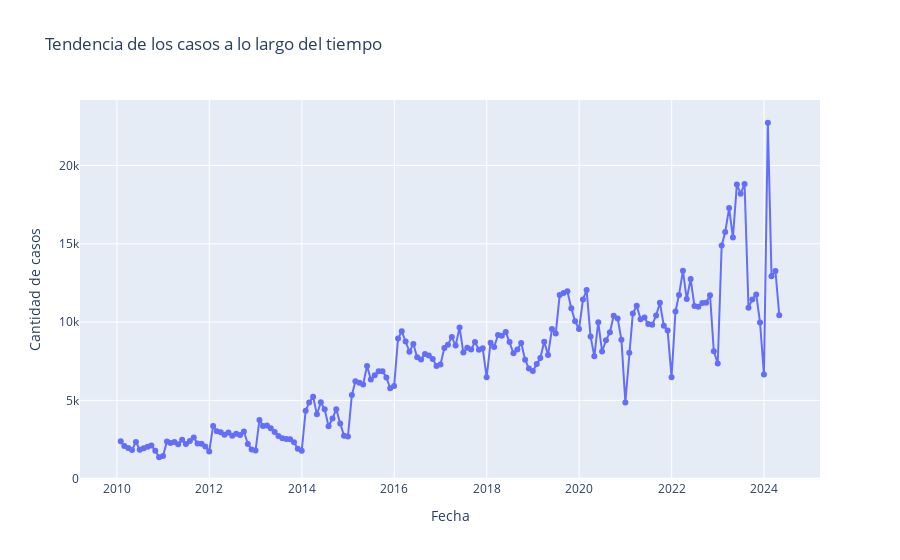

The cell this chart's notebook holds for it:
### Code cell
import pandas as pd
import plotly.express as px

df['FECHA HECHO'] = pd.to_datetime(df['FECHA HECHO'], dayfirst=True, errors='coerce')
df.dtypes

# Asegurarte de que la columna 'FECHA HECHO' esté en formato datetime
df['FECHA HECHO'] = pd.to_datetime(df['FECHA HECHO'])

# Agrupar los datos por mes y año y sumar la cantidad de casos
df_tendencia = df.resample('ME', on='FECHA HECHO')['CANTIDAD'].sum().reset_index()

# Crear un gráfico interactivo con plotly
fig = px.line(
    df_tendencia,
    x='FECHA HECHO',
    y='CANTIDAD',
    title='Tendencia de los casos a lo largo del tiempo',
    labels={'CANTIDAD': 'Cantidad de casos', 'FECHA HECHO': 'Fecha'}
)

fig.update_traces(mode='lines+markers')
fig.show()
fig.write_html('graphics/overtime.html') #usado para crear el grafico

### Figure 1 — Plotly figure (JSON) as saved in the notebook; plotly's stock layout.template omitted (floating-point values rounded to 4 significant figures; data arrays with more than 128 entries replaced by an {"elided": "..."} marker saying what was removed)
{"data": [{"hovertemplate": "Fecha=%{x}<br>Cantidad de casos=%{y}<extra></extra>", "legendgroup": "", "line": {"color": "#636efa", "dash": "solid"}, "marker": {"symbol": "circle"}, "mode": "lines+markers", "name": "", "orientation": "v", "showlegend": false, "type": "scatter", "x": {"elided": "172 str values"}, "xaxis": "x", "y": {"elided": "172 int values"}, "yaxis": "y"}], "layout": {"legend": {"tracegroupgap": 0}, "title": {"text": "Tendencia de los casos a lo largo del tiempo"}, "xaxis": {"anchor": "y", "domain": [0, 1], "title": {"text": "Fecha"}}, "yaxis": {"anchor": "x", "domain": [0, 1], "title": {"text": "Cantidad de casos"}}}}
